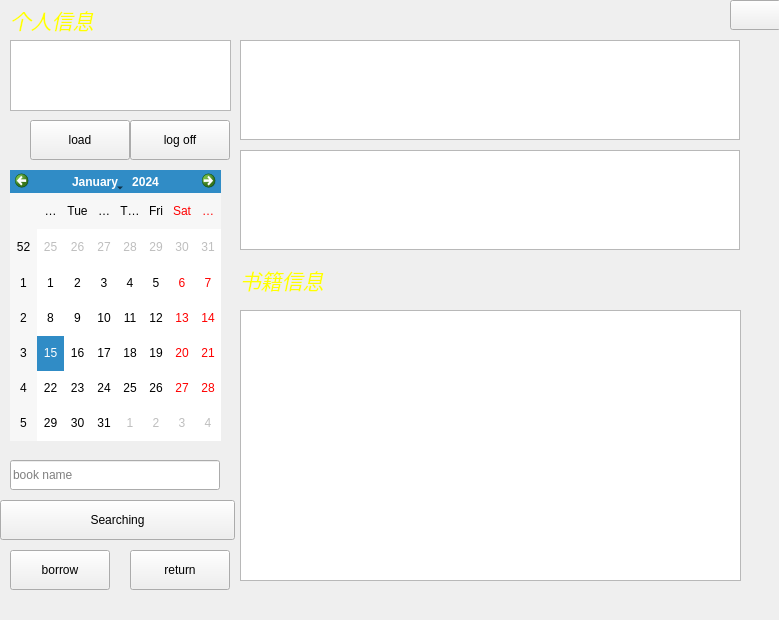
<?xml version="1.0" encoding="UTF-8"?>
<ui version="4.0">
 <class>GuestGUIWidget</class>
 <widget class="QWidget" name="GuestGUIWidget">
  <property name="geometry">
   <rect>
    <x>0</x>
    <y>0</y>
    <width>779</width>
    <height>620</height>
   </rect>
  </property>
  <property name="windowTitle">
   <string>GuestGUIWidget</string>
  </property>
  <property name="styleSheet">
   <string notr="true">QPushButton#exitButton
{
	border-image:url(:/pic/pic/btn_close_normal.png)0 0 0 0 strecth strecth
}
QPushButton#exitButton:hover
{
	border-image:url(:/pic/pic/btn_close_highlight.png)0 0 0 0 strecth strecth
}
QPushButton#exitButton:pressed
{
	border-image:url(:/pic/pic/btn_close_down.png)0 0 0 0 strecth strecth
}
QPushButton#searchingButton
{
	border-image:url(:/pic/pic/button_login_normal.png)0 0 0 0 strecth strecth
}
QPushButton#searchingButton:hover
{
	border-image:url(:/pic/pic/button_login_hover.png)0 0 0 0 strecth strecth
}
QPushButton#searchingButton:pressed
{
	border-image:url(:/pic/pic/button_login_down.png)0 0 0 0 strecth strecth
}
QPushButton#returnButton
{
	border-image:url(:/pic/pic/button_login_normal.png)0 0 0 0 strecth strecth
}
QPushButton#returnButton:hover
{
	border-image:url(:/pic/pic/button_login_hover.png)0 0 0 0 strecth strecth
}
QPushButton#returnButton:pressed
{
	border-image:url(:/pic/pic/button_login_down.png)0 0 0 0 strecth strecth
}
QPushButton#pushButton
{
	border-image:url(:/pic/pic/button_login_normal.png)0 0 0 0 strecth strecth
}
QPushButton#pushButton:hover
{
	border-image:url(:/pic/pic/button_login_hover.png)0 0 0 0 strecth strecth
}
QPushButton#pushButton:pressed
{
	border-image:url(:/pic/pic/button_login_down.png)0 0 0 0 strecth strecth
}
QPushButton#logOffButton
{
	border-image:url(:/pic/pic/button_login_normal.png)0 0 0 0 strecth strecth
}
QPushButton#logOffButton:hover
{
	border-image:url(:/pic/pic/button_login_hover.png)0 0 0 0 strecth strecth
}
QPushButton#logOffButton:pressed
{
	border-image:url(:/pic/pic/button_login_down.png)0 0 0 0 strecth strecth
}
QPushButton#borrowButton
{
	border-image:url(:/pic/pic/button_login_normal.png)0 0 0 0 strecth strecth
}
QPushButton#borrowButton:hover
{
	border-image:url(:/pic/pic/button_login_hover.png)0 0 0 0 strecth strecth
}
QPushButton#borrowButton:pressed
{
	border-image:url(:/pic/pic/button_login_down.png)0 0 0 0 strecth strecth
}</string>
  </property>
  <widget class="QLabel" name="label">
   <property name="geometry">
    <rect>
     <x>10</x>
     <y>0</y>
     <width>111</width>
     <height>41</height>
    </rect>
   </property>
   <property name="text">
    <string>&lt;html&gt;&lt;head/&gt;&lt;body&gt;&lt;p&gt;&lt;span style=&quot; font-size:16pt; font-style:italic; color:#ffff00;&quot;&gt;个人信息&lt;/span&gt;&lt;/p&gt;&lt;/body&gt;&lt;/html&gt;</string>
   </property>
  </widget>
  <widget class="QLabel" name="label_2">
   <property name="geometry">
    <rect>
     <x>240</x>
     <y>260</y>
     <width>161</width>
     <height>41</height>
    </rect>
   </property>
   <property name="text">
    <string>&lt;html&gt;&lt;head/&gt;&lt;body&gt;&lt;p&gt;&lt;span style=&quot; font-size:16pt; font-style:italic; color:#ffff00;&quot;&gt;书籍信息&lt;/span&gt;&lt;/p&gt;&lt;/body&gt;&lt;/html&gt;</string>
   </property>
  </widget>
  <widget class="QPushButton" name="exitButton">
   <property name="geometry">
    <rect>
     <x>730</x>
     <y>0</y>
     <width>51</width>
     <height>30</height>
    </rect>
   </property>
   <property name="minimumSize">
    <size>
     <width>0</width>
     <height>0</height>
    </size>
   </property>
   <property name="maximumSize">
    <size>
     <width>70</width>
     <height>30</height>
    </size>
   </property>
   <property name="text">
    <string/>
   </property>
  </widget>
  <widget class="QLabel" name="label_4">
   <property name="geometry">
    <rect>
     <x>0</x>
     <y>0</y>
     <width>781</width>
     <height>621</height>
    </rect>
   </property>
   <property name="text">
    <string/>
   </property>
   <property name="pixmap">
    <pixmap resource="pic.qrc">:/pic/pic/2.jpg</pixmap>
   </property>
  </widget>
  <widget class="QTableView" name="bookInformationTableView">
   <property name="geometry">
    <rect>
     <x>240</x>
     <y>310</y>
     <width>501</width>
     <height>271</height>
    </rect>
   </property>
   <property name="minimumSize">
    <size>
     <width>0</width>
     <height>0</height>
    </size>
   </property>
   <property name="maximumSize">
    <size>
     <width>100000</width>
     <height>100000</height>
    </size>
   </property>
  </widget>
  <widget class="QTableView" name="book1TableView">
   <property name="geometry">
    <rect>
     <x>240</x>
     <y>40</y>
     <width>500</width>
     <height>100</height>
    </rect>
   </property>
   <property name="minimumSize">
    <size>
     <width>500</width>
     <height>100</height>
    </size>
   </property>
   <property name="maximumSize">
    <size>
     <width>500</width>
     <height>100</height>
    </size>
   </property>
  </widget>
  <widget class="QTableView" name="book2TableView">
   <property name="geometry">
    <rect>
     <x>240</x>
     <y>150</y>
     <width>500</width>
     <height>100</height>
    </rect>
   </property>
   <property name="minimumSize">
    <size>
     <width>500</width>
     <height>100</height>
    </size>
   </property>
   <property name="maximumSize">
    <size>
     <width>500</width>
     <height>100</height>
    </size>
   </property>
  </widget>
  <widget class="QPushButton" name="pushButton">
   <property name="geometry">
    <rect>
     <x>30</x>
     <y>120</y>
     <width>100</width>
     <height>40</height>
    </rect>
   </property>
   <property name="minimumSize">
    <size>
     <width>100</width>
     <height>40</height>
    </size>
   </property>
   <property name="maximumSize">
    <size>
     <width>100</width>
     <height>40</height>
    </size>
   </property>
   <property name="text">
    <string>load</string>
   </property>
  </widget>
  <widget class="QPushButton" name="logOffButton">
   <property name="geometry">
    <rect>
     <x>130</x>
     <y>120</y>
     <width>100</width>
     <height>40</height>
    </rect>
   </property>
   <property name="minimumSize">
    <size>
     <width>100</width>
     <height>40</height>
    </size>
   </property>
   <property name="maximumSize">
    <size>
     <width>100</width>
     <height>40</height>
    </size>
   </property>
   <property name="text">
    <string>log off</string>
   </property>
  </widget>
  <widget class="QPushButton" name="returnButton">
   <property name="geometry">
    <rect>
     <x>130</x>
     <y>550</y>
     <width>100</width>
     <height>40</height>
    </rect>
   </property>
   <property name="minimumSize">
    <size>
     <width>100</width>
     <height>40</height>
    </size>
   </property>
   <property name="maximumSize">
    <size>
     <width>100</width>
     <height>40</height>
    </size>
   </property>
   <property name="text">
    <string>return</string>
   </property>
  </widget>
  <widget class="QPushButton" name="borrowButton">
   <property name="geometry">
    <rect>
     <x>10</x>
     <y>550</y>
     <width>100</width>
     <height>40</height>
    </rect>
   </property>
   <property name="minimumSize">
    <size>
     <width>100</width>
     <height>40</height>
    </size>
   </property>
   <property name="maximumSize">
    <size>
     <width>100</width>
     <height>40</height>
    </size>
   </property>
   <property name="text">
    <string>borrow</string>
   </property>
  </widget>
  <widget class="QPushButton" name="searchingButton">
   <property name="geometry">
    <rect>
     <x>0</x>
     <y>500</y>
     <width>235</width>
     <height>40</height>
    </rect>
   </property>
   <property name="minimumSize">
    <size>
     <width>235</width>
     <height>40</height>
    </size>
   </property>
   <property name="maximumSize">
    <size>
     <width>235</width>
     <height>40</height>
    </size>
   </property>
   <property name="text">
    <string>Searching</string>
   </property>
  </widget>
  <widget class="QLineEdit" name="searchBookLineEdit">
   <property name="geometry">
    <rect>
     <x>10</x>
     <y>460</y>
     <width>210</width>
     <height>30</height>
    </rect>
   </property>
   <property name="minimumSize">
    <size>
     <width>210</width>
     <height>30</height>
    </size>
   </property>
   <property name="maximumSize">
    <size>
     <width>210</width>
     <height>30</height>
    </size>
   </property>
   <property name="placeholderText">
    <string>book name</string>
   </property>
  </widget>
  <widget class="QTableView" name="userInformationTableView">
   <property name="geometry">
    <rect>
     <x>10</x>
     <y>40</y>
     <width>221</width>
     <height>71</height>
    </rect>
   </property>
   <property name="minimumSize">
    <size>
     <width>0</width>
     <height>0</height>
    </size>
   </property>
   <property name="maximumSize">
    <size>
     <width>23500</width>
     <height>10000</height>
    </size>
   </property>
  </widget>
  <widget class="QCalendarWidget" name="calendarWidget">
   <property name="geometry">
    <rect>
     <x>10</x>
     <y>170</y>
     <width>211</width>
     <height>271</height>
    </rect>
   </property>
  </widget>
  <zorder>label_4</zorder>
  <zorder>exitButton</zorder>
  <zorder>bookInformationTableView</zorder>
  <zorder>book1TableView</zorder>
  <zorder>book2TableView</zorder>
  <zorder>pushButton</zorder>
  <zorder>logOffButton</zorder>
  <zorder>returnButton</zorder>
  <zorder>borrowButton</zorder>
  <zorder>searchingButton</zorder>
  <zorder>searchBookLineEdit</zorder>
  <zorder>userInformationTableView</zorder>
  <zorder>label</zorder>
  <zorder>label_2</zorder>
  <zorder>calendarWidget</zorder>
 </widget>
 <layoutdefault spacing="6" margin="11"/>
 <resources>
  <include location="pic.qrc"/>
 </resources>
 <connections/>
</ui>
